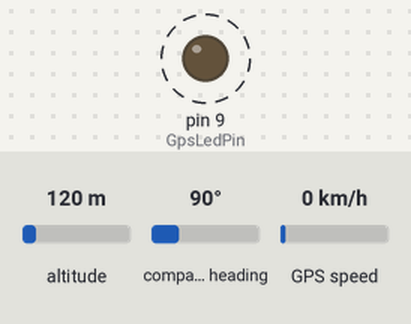
Simulated run of this sketch. Board: Arduino Uno, built with avr-gcc and run on an emulated ATmega328P. Parts: output pins drawn as LEDs (lit = HIGH). Dashed ring = blinking. The test bench sets the inputs (shaded band); at power-on: altitude 120 m, compass heading 90°, GPS speed 0 km/h. Storage starts empty; the GPS gets a fix after 3 s at 37.7749, -122.4194 with 8 satellites.

Above: at 0.5 s.
Timing chart, 0 to 3.0 s (numbered marks = the images above):
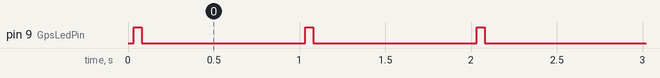

The sketch:

GPSLogger.ino
```cpp
// (licence header left out)
#include <TinyGPS++.h>
#include <SoftwareSerial.h>
#include <SPI.h>
#include <SD.h>

// Pins used for communicating with GPS module
static const int RXPin = 4, TXPin = 3;
// Status led
static const int GpsLedPin = 9;
// Baud rate of your GPS module (usually 4800 or 9600)
static const uint32_t GPSBaud = 9600;
// How frequently should we save current location (milliseconds)
static const unsigned long frequency = 5000;

// gps object
TinyGPSPlus gps;
// true when we have found location since last restart and file has been opened
boolean opened = false;
// current data file
File dataFile;
// file name
String fileName;
// timestamp of previous location capture. Used to check if we should save this location or skip it
unsigned long previous=0;
// The serial connection to the GPS device
SoftwareSerial ss(RXPin, TXPin);

void setup()
{
  ss.begin(GPSBaud);
  pinMode(GpsLedPin, OUTPUT);
  digitalWrite(GpsLedPin, LOW);

  if (!SD.begin(10))
  {
    digitalWrite(GpsLedPin, HIGH);
    while(true);
  }
}

void loop()
{
  // If we have data, decode and log the data
  while (ss.available() > 0)
    if (gps.encode(ss.read()))
      logInfo();

  // Test that we have had something from GPS module within first 10 seconds
  if (millis() > 10000 && gps.charsProcessed() < 10)
  {
    // Set error led
    digitalWrite(GpsLedPin, HIGH);
    // Wiring error so stop trying
    while(true);
  }
}

// Help function to pad 0 prefix when valus < 10
void printIntValue(int value)
{
  if(value < 10)
  {
    dataFile.print(F("0"));
  }
  dataFile.print(value);
}

// Log current info if we have valid location
void logInfo()
{
  // Wait until we have location locked!
  if(!gps.location.isValid())
  {
    digitalWrite(GpsLedPin, HIGH);
    delay(20);
    digitalWrite(GpsLedPin, LOW);
    return;
  }

  if(!opened)
  {
    // When we first get something to log we take file name from that time
    fileName = "";
    fileName += gps.date.year();
    if(gps.date.month() < 10) fileName += "0";
    fileName += gps.date.month();
    if(gps.date.day() < 10) fileName += "0";
    fileName += gps.date.day();
    fileName += ".txt";
    opened = true;
  }

  // Show that everything is ok
  digitalWrite(GpsLedPin, LOW);

  if(millis() - previous > frequency)
  {
    previous = millis();
    // Write data row (dd.MM.yyyy HH:mm:ss lat,lon)
    dataFile = SD.open(fileName, FILE_WRITE);
    printIntValue(gps.date.day());
    dataFile.print(F("."));
    printIntValue(gps.date.month());
    dataFile.print(F("."));
    dataFile.print(gps.date.year());
    dataFile.print(F(" "));
    printIntValue(gps.time.hour());
    dataFile.print(F(":"));
    printIntValue(gps.time.minute());
    dataFile.print(F(":"));
    printIntValue(gps.time.second());
    dataFile.print(F(" "));
    dataFile.print(gps.location.lat(), 6);
    dataFile.print(F(","));
    dataFile.print(gps.location.lng(), 6);
    dataFile.println();
    dataFile.close();
  }
}
```

Measured:
- by itself, pin 9 (GpsLedPin): alternates HIGH for 0.05 s and LOW for 0.95 s, 6 changes in all, then stays LOW
